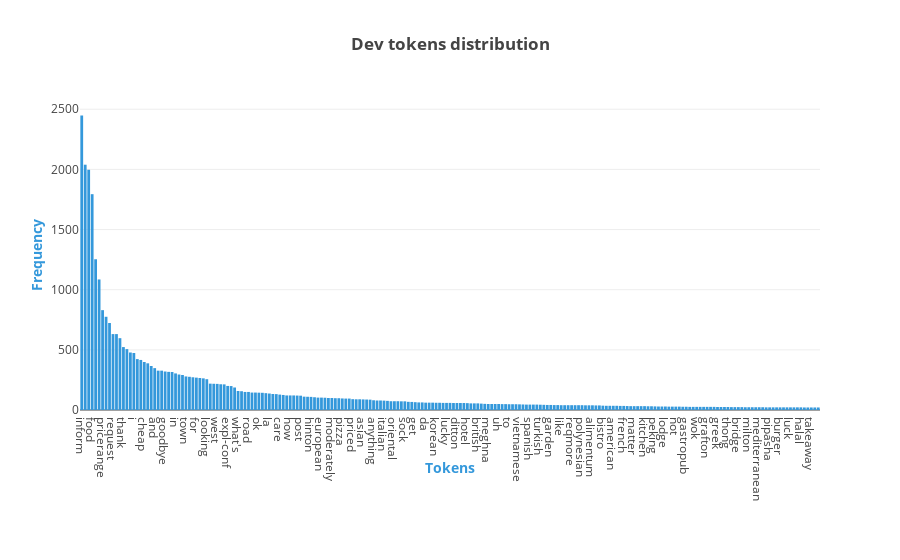

Source (notebook cell):
### Code cell
dev_X_axis = []
dev_Y_axis = []
dev_top_tokens = []
sorted_dict = sorted(dev_vocabulary.items(), key = itemgetter(1), reverse = True)

for token, token_count in sorted_dict:
    if len(dev_top_tokens) <= 10:
        dev_top_tokens.append((token, token_count))
    if token_count > 20:
        dev_X_axis.append(token)
        dev_Y_axis.append(token_count)

assert(len(dev_X_axis) == len(dev_Y_axis)) 

plotly.offline.iplot({
    "data": [Bar(orientation = "v",
                 x = dev_X_axis,
                 y = dev_Y_axis,
                 marker = dict(color = "#3498db"))],
    "layout": Layout(title = "<b>Dev tokens distribution</b>",
                     xaxis = dict(title = "<b>Tokens</b>", dtick = 3, titlefont = dict(color = "#3498db")),
                     yaxis = dict(title = "<b>Frequency</b>", titlefont = dict(color = "#3498db")),
                     margin = plotly.graph_objs.layout.Margin(b = 150)
                    )
})


logging.info("Dev top tokens:\t{}".format(dev_top_tokens))

### Figure 1 — Plotly figure (JSON) as saved in the notebook; plotly's stock layout.template omitted (floating-point values rounded to 4 significant figures; data arrays with more than 128 entries replaced by an {"elided": "..."} marker saying what was removed)
{"data": [{"marker": {"color": "#3498db"}, "orientation": "v", "type": "bar", "uid": "6e99c5be-db52-44b8-88ba-a12f9a75b2a8", "x": {"elided": "213 str values"}, "y": {"elided": "213 int values"}}], "layout": {"margin": {"b": 150}, "title": "<b>Dev tokens distribution</b>", "xaxis": {"dtick": 3, "title": "<b>Tokens</b>", "titlefont": {"color": "#3498db"}}, "yaxis": {"title": "<b>Frequency</b>", "titlefont": {"color": "#3498db"}}}}
